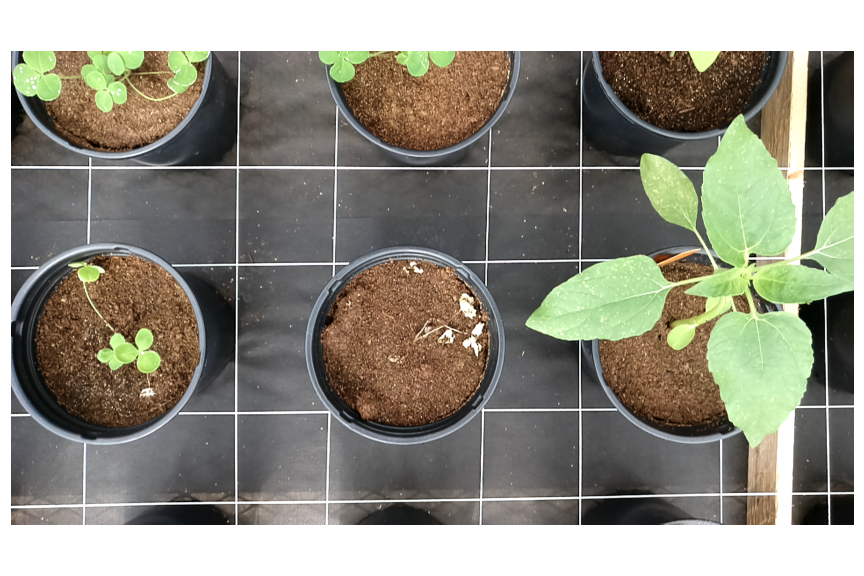
#> input picture Automatic_Annotation/assets/rgb_example.png, 864 x 576 px
$ python auto_annotate.py --image_dir assets   (older library calls are emulated)
#> lines starting #> are read from the running program, lines starting #| are printed output that depends on the picture; after the words box and inside, x2 and y2 are one past the last pixel; in counts of white or black regions, pixels touching at a corner belong together
### Automatic_Annotation/veg_utils.py
import os
import torch
import cv2
import numpy as np
from PIL import Image
import random
from scipy import ndimage
import matplotlib.pyplot as plt
import time
from skimage import morphology
import matplotlib.patches as patches
import glob
from pathlib import Path


######################################################
################### PREPROCESSINGS ###################
######################################################

def get_images(img_dir):
    # Creates list of image paths of multiple file tpyes in directoty
#> pass 3 of the loop in get_images, `for exten in types:`:
#> the loop made 6 passes; the first 3 are shown
    types = ('*.jpeg', '*.jpg','*.JPEG','*.JPG','*.png','*.PNG') # the tuple of file types
    img_list = []
    for exten in types:
        glob_dir = Path(img_dir) / exten
        img_list.extend(glob.glob(str(glob_dir)))
    return img_list


# [19 lines left out: function hist_equa, not called in this run]

def CLAHE_hist(img: "np.int8"):
    # Contrast limiting adaptive histogram equalization (CLAHE).
    # Contrast amplification is limited to reduce noise amplification.
    clahe = cv2.createCLAHE(clipLimit=2.0, tileGridSize=(8,8))
    clahe_img = clahe.apply(img)

    return clahe_img

def otsu_thresh(mask, kernel_size=(5,5)):
    mask_blur = cv2.GaussianBlur(mask, kernel_size,0).astype('uint8')
    ret3,mask_th3 = cv2.threshold(mask_blur,0,255,cv2.THRESH_BINARY+cv2.THRESH_OTSU)
    return mask_th3

######################################################
############# VEGETATION INDICES #####################
######################################################

def make_exg(rgb_img, exg_thresh=False):
    # rgb_img: np array in [RGB] channel order
    # exr: single band vegetation index as np array
    # EXG = 2 * G - R - B
    img = rgb_img.astype(float)
    blue = img[:,:,2]
    green = img[:,:,1]
    red = img[:,:,0]
    exg = 2*green - red - blue
    if exg_thresh:
        exg = np.where(exg < 0, 0, exg).astype('uint8') # Thresholding removes low negative values
    return exg

# [75 lines left out: functions make_ndi, make_exr, exg_minus_exr, reduce_holes, filter_topn_components, not called in this run]

def filter_by_componenet_size(mask: np.int8, top_n: int) -> 'list[np.ndarray]':
    # calculate size of individual components and chooses based on min size
    nb_components, output, stats, centroids = cv2.connectedComponentsWithStats(mask, connectivity=8)
    # size of components except 0 (background)
    sizes = stats[1:, -1]
    nb_components = nb_components - 1
    # Determines number of components to segment
    # Sort components from largest to smallest
    top_n_sizes = sorted(sizes, reverse=True)[:top_n]
    min_size = min(top_n_sizes) - 1
    list_filtered_masks = []
    for i in range(0, nb_components):
        if sizes[i] >= min_size:
            filtered_mask = np.zeros((output.shape))
            filtered_mask[output == i + 1] = 255
            list_filtered_masks.append(filtered_mask)

    return list_filtered_masks


# [5 lines left out: function label_mask, not called in this run]

##########################################################
################### EXTRACT FOREGROUND ###################
##########################################################


def create_foreground(img, mask, add_padding=False):
    # applys mask to create RGBA foreground using PIL

    if len(np.array(mask).shape) == 3:
        mask = np.asarray(mask)[:,:,0]
    else:
        mask = np.asarray(mask)
    rgba = cv2.cvtColor(img, cv2.COLOR_RGB2RGBA)
    # extract from image using mask
    rgba[:, :, 3][mask[:,:]==0] = 0
    foreground = Image.fromarray(rgba)
    # crop foreground to content
    if add_padding:
        pil_crop_frground = foreground.crop((foreground.getbbox()[0] - 3,foreground.getbbox()[1] - 3, foreground.getbbox()[2] + 3, foreground.getbbox()[3] + 3 ))
    else:
        pil_crop_frground = foreground.crop(foreground.getbbox())

    return pil_crop_frground

def extract_save_ind_frgrd(
    img: np.array,
    top_masks: "list(np.ndarray)",
    imgp: str,
    save_frgd_dir: str,
    testing=False):

    assert type(top_masks) is list, "top_masks is not a list of np.arrays"

    frgd_id = 0
    # Crop image using mask to create RGBA foreground (optional: 3 px padding)
    for component_mask in top_masks:
        exg_frgd = create_foreground(img, component_mask, add_padding=True)

        if not os.path.exists(save_frgd_dir):
            os.makedirs(save_frgd_dir)

        fname_prefix = os.path.splitext(os.path.basename(imgp))[0]

        frgd_path = os.path.join(save_frgd_dir, fname_prefix + "_" + str(frgd_id) + ".png" )
        exg_frgd.save(frgd_path)
        frgd_id += 1
        if testing:
            bgr_imgpath = os.path.join(save_frgd_dir, fname_prefix + "_ORIGINAL" + ".png" )
            img_bgr = cv2.cvtColor(img, cv2.COLOR_RGB2BGR)
            cv2.imwrite(bgr_imgpath, img_bgr)
    return exg_frgd

# [108 lines left out: functions extract_detection_foreground, xywh_2_xyxy, vegimg2label_path, extract_boxes, bbox_areas, box_area, not called in this run]


# [26 lines of commented-out code are left out]

### Automatic_Annotation/auto_annotate.py
import argparse
from veg_utils import *
import random
import cv2
from tqdm import tqdm

"""
Creates PNG foreground images by extracting vegation using extended green
vegetation index and contrast limiting adaptive histogram equalization. User must define
the number of largest components (top_n) to extract from image set.
Individual components will be saved us'ing original image name appended
with number to represent n component. If object detection can is applied to
localize vegetation, top_n will be ignored.


Written by: Matthew Kutugata
Last updated: March 28th, 2021
"""

parser = argparse.ArgumentParser()
parser.add_argument('--image_dir', type=str, required=True, help='image directory')
parser.add_argument('--save_foreground_dir', type=str, default='output/foregrounds', help='directory to save foregrounds')  # file/folder, 0 for webcam
parser.add_argument('--top_n', type=int, default=3, help='inference size (pixels)')
parser.add_argument('--exg_thresh', type=float, default=0, help='object confidence threshold')
parser.add_argument('--testing', action='store_true', help='view output of sample foregrounds and original image')
parser.add_argument('--num_test_imgs', type=int, default=3, help='number of testing images')
parser.add_argument('--use_detection', action='store_true', help='use object detection to localize target vegetation, top_n will be ignored')

opt = parser.parse_args()

# Returns list of images of multiple files types
imgs = get_images(opt.image_dir)

# For testing and viewing examples
if opt.testing:
    imgs = random.sample(imgs, opt.num_test_imgs)
else:
    imgs = sorted(imgs, reverse=True)
frgd_id = 0
for imgp in tqdm(imgs):

    # Read in image
    img_bgr = cv2.imread(imgp)
#> img_bgr is the input picture: shape (576, 864, 3); mean B, G, R 128.3, 140.7, 142.6
    img = cv2.cvtColor(img_bgr, cv2.COLOR_BGR2RGB)

    if opt.use_detection:
        # Get detection labels (bboxes) for individual image
        label_path = vegimg2label_path(imgp)
        if label_path:
            # Extract list of bbox coordinates in xyxy
            bboxes = extract_boxes(label_path, img.shape)
            bboxes = xywh_2_xyxy(bboxes, img.shape)
            detection_id = 0
            for box in bboxes:
                box = [int(item) for item in box]
                x1, y1, x2, y2 = box[0], box[1], box[2], box[3]
                if box_area(box) < 5000:
                    continue
                detection_img = img[y1:y2, x1:x2]
                if detection_img.shape[0] == 0 or detection_img.shape[1] == 0:
                    continue
                # Create ExG mask
                exg_mask = make_exg(detection_img, exg_thresh=True)
                # Contrast limiting adaptive histogram equalization (CLAHE)
                equ_exg_mask = CLAHE_hist(exg_mask)
                # Otsu's thresh
                exg_th3 = otsu_thresh(equ_exg_mask)
                # Extract and save foregrounds
                exg_frgd = create_foreground(detection_img, exg_th3, add_padding=True)
                if not os.path.exists(opt.save_foreground_dir):
                    os.makedirs(opt.save_foreground_dir)
                fname_prefix = os.path.splitext(os.path.basename(imgp))[0]
                frgd_path = os.path.join(opt.save_foreground_dir, fname_prefix + "_" + "detection_" + str(detection_id) + ".png" )
                exg_frgd.save(frgd_path)
                detection_id += 1

    else:
        # Create ExG mask
        exg_mask = make_exg(img, exg_thresh=True)
#> in make_exg, `exg = 2*green - red - blue`:
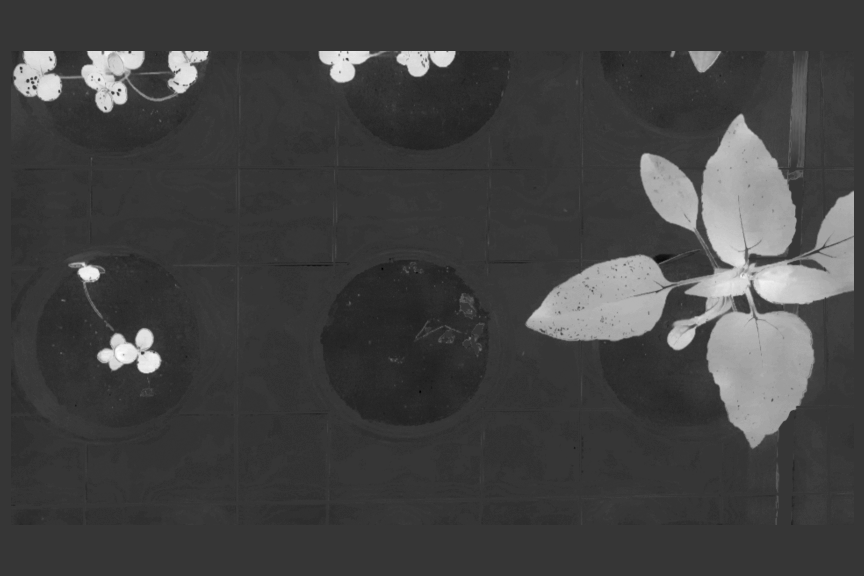
#> exg: shape (576, 864) float64; min -48, max 177, mean 10.5; drawn with min black and max white
        # Contrast limiting adaptive histogram equalization (CLAHE)
        equ_exg_mask = CLAHE_hist(exg_mask)
        # Otsu's thresh
        exg_th3 = otsu_thresh(equ_exg_mask)
#> in otsu_thresh, `ret3,mask_th3 = cv2.threshold(mask_blur,0,255,cv2.THRESH_BINARY+cv2.TH..`:
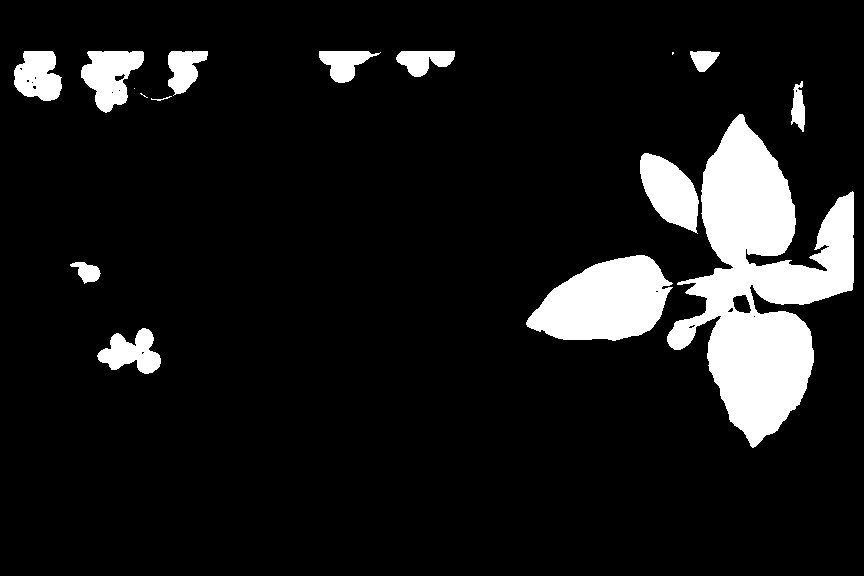
#> mask_th3: shape (576, 864); 10.2% white; 16 white regions (3 under 20 px), largest, box (x1, y1, x2, y2) and area: (667, 114, 854, 448) 29035, (526, 255, 673, 341) 8560, (640, 153, 699, 234) 2950
#> in otsu_thresh, `ret3,mask_th3 = cv2.threshold(mask_blur,0,255,cv2.THRESH_BINARY+cv2.TH..`: ret3 = 67
        # Get list of top N components
        top_masks = filter_by_componenet_size(exg_th3,opt.top_n)
#> in filter_by_componenet_size, `nb_components, output, stats, centroids = cv2.connectedComponentsWithS..`:
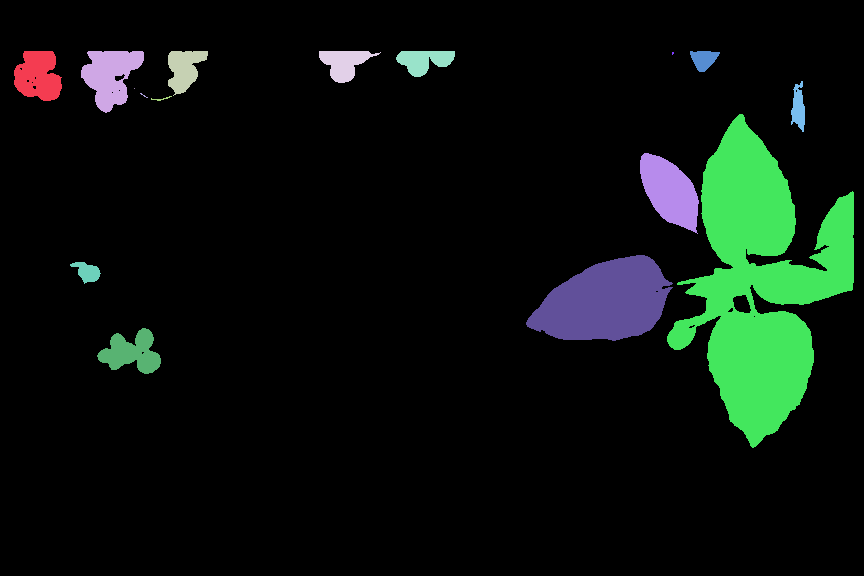
#> output: shape (576, 864) int32; 17 distinct labels, from 0 to 16; one colour per label, 0 black
#> in filter_by_componenet_size, `nb_components, output, stats, centroids = cv2.connectedComponentsWithS..`: nb_components = 17; stats = 17 rows, first 6: [0, 0, 864, 576, 446735], [14, 51, 48, 50, 1817], [81, 51, 63, 62, 2384], [168, 51, 40, 45, 1134], [319, 51, 62, 32, 1072], [396, 51, 59, 26, 987]; centroids = 17 rows, first 8: [410.2, 292], [37.79, 75.49], [109.9, 75.28], [183.9, 68.49], [343.7, 62.74], [423.8, 60.12], [703.4, 59.01], [672.4, 52.8]
#> in filter_by_componenet_size, `sizes = stats[1:, -1]`: sizes = [1817, 2384, 1134, 1072, 987, 414, 5, 464, 1, 10, 30, 29035, 2950, 8560, 383, 1683]
#> in filter_by_componenet_size, `nb_components = nb_components - 1`: nb_components = 16
#> in filter_by_componenet_size, `top_n_sizes = sorted(sizes, reverse=True)[:top_n]`: top_n_sizes = [29035, 8560, 2950]
#> in filter_by_componenet_size, `min_size = min(top_n_sizes) - 1`: min_size = 2949
#> after the loop in filter_by_componenet_size, `for i in range(0, nb_components):`:
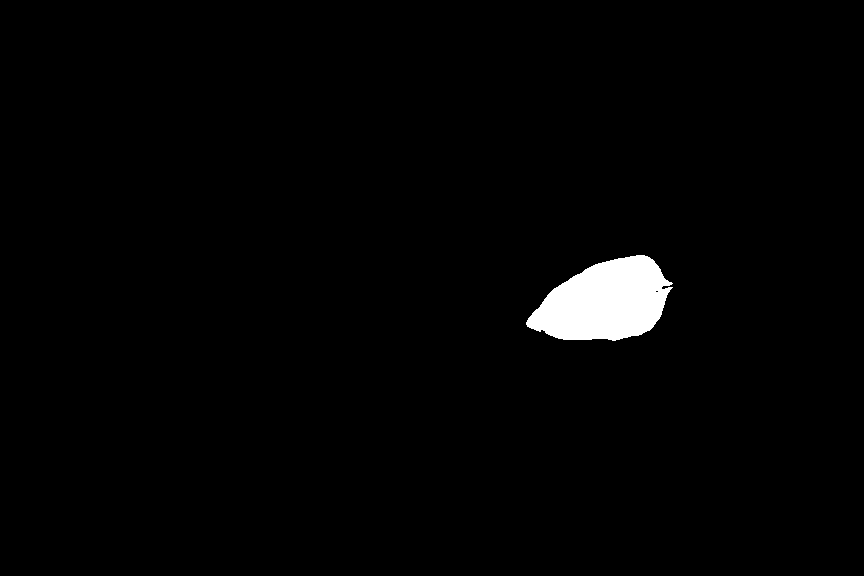
#> filtered_mask: shape (576, 864) float64; 1.7% white; 1 white region, box (x1, y1, x2, y2) and area: (526, 255, 673, 341) 8560
#> after the loop in filter_by_componenet_size, `for i in range(0, nb_components):`: list_filtered_masks = 3 items
#> top_masks = 3 items
        # Extract and save foregrounds
        exg_frgd = extract_save_ind_frgrd(img,top_masks, imgp,opt.save_foreground_dir,testing=opt.testing)
#> the loop in extract_save_ind_frgrd, `for component_mask in top_masks:` made 3 passes
#> pass 1, in create_foreground, `foreground = Image.fromarray(rgba)`:
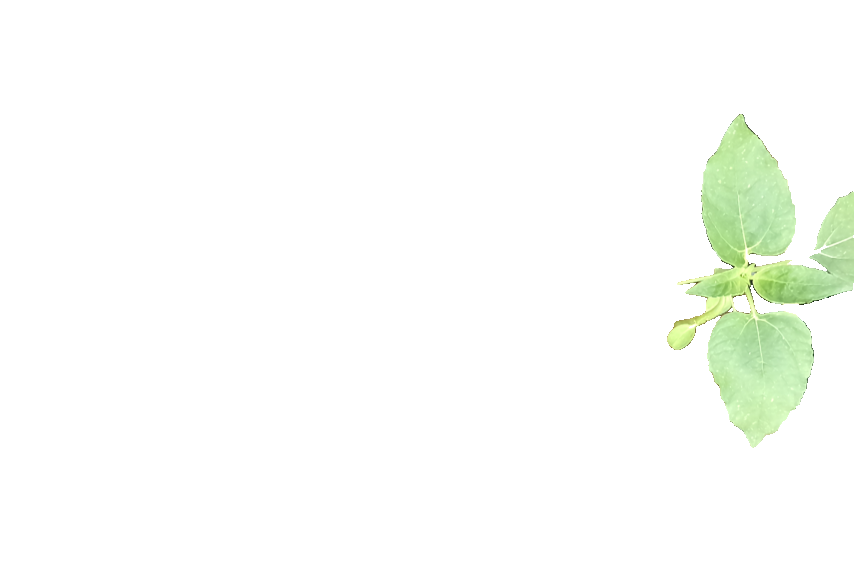
#> foreground: PIL image 864x576 RGBA; mean R, G, B, A 142.6, 140.7, 128.3, 14.9; transparent parts drawn white
#> pass 1, in create_foreground, `pil_crop_frground = foreground.crop((foreground.getbbox()[0] - 3,foreg..`:
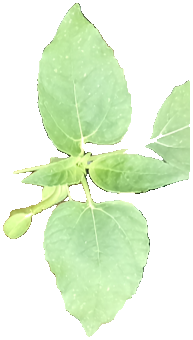
#> pil_crop_frground: PIL image 193x340 RGBA; mean R, G, B, A 146.5, 160.8, 123.2, 112.8; transparent parts drawn white
#> after the loop in extract_save_ind_frgrd, `for component_mask in top_masks:`:
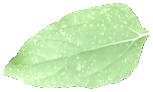
#> exg_frgd: PIL image 153x92 RGBA; mean R, G, B, A 154.3, 176.5, 133.5, 155.1; transparent parts drawn white
#> after the loop in extract_save_ind_frgrd, `for component_mask in top_masks:`: frgd_id = 3
#> pass 3 of the loop `for imgp in tqdm(imgs):`:
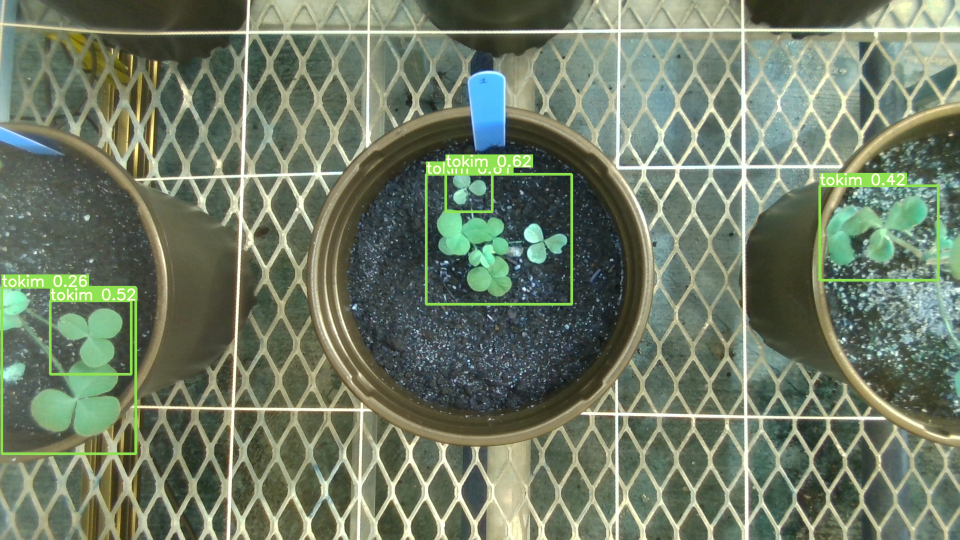
#> input picture Automatic_Annotation/assets/detect.png, 1920 x 1080 px (shown at 1/2 size)
#> img_bgr is the input picture: shape (1080, 1920, 3); mean B, G, R 103, 123.6, 111.5
#> blue: shape (1080, 1920) float64
#> green: shape (1080, 1920) float64
#> red: shape (1080, 1920) float64
#> clahe_img: shape (1080, 1920)
#> mask_blur: shape (1080, 1920)
#> in otsu_thresh (call 3), `ret3,mask_th3 = cv2.threshold(mask_blur,0,255,cv2.THRESH_BINARY+cv2.TH..`:
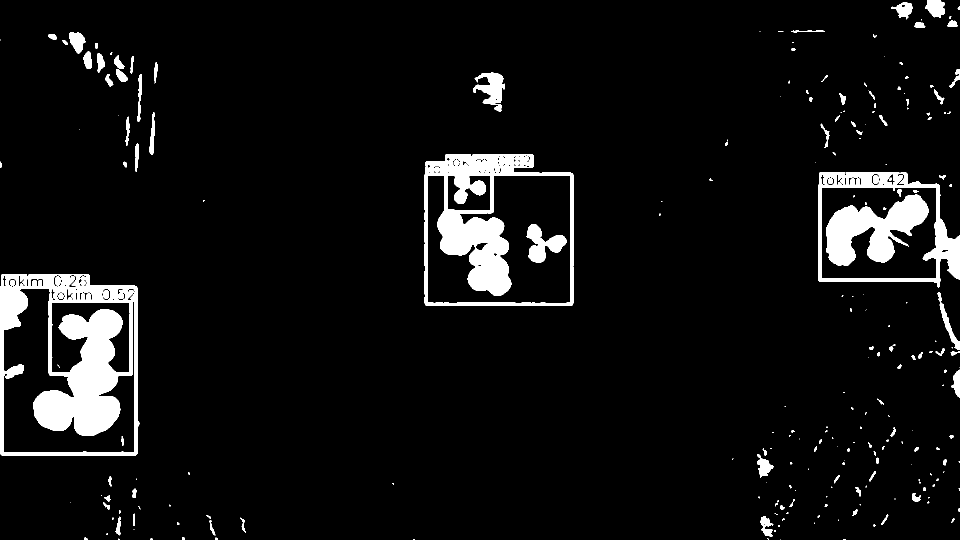
#> mask_th3: shape (1080, 1920) (shown at 1/2 size); 6.2% white; 246 white regions (116 under 20 px), largest, box (x1, y1, x2, y2) and area: (0, 548, 279, 912) 46737, (849, 308, 1147, 612) 31693, (1652, 388, 1858, 532) 15468
#> ret3 = 111
#> output: shape (1080, 1920) int32; 247 distinct labels, from 0 to 246
#> in filter_by_componenet_size (call 3), `nb_components, output, stats, centroids = cv2.connectedComponentsWithS..`: nb_components = 247; stats = 247 rows, first 6: [0, 0, 1920, 1080, 1944476], [1850, 0, 40, 36, 1034], [1782, 4, 44, 35, 762], [1915, 12, 5, 7, 22], [1898, 32, 5, 6, 21], [1842, 38, 2, 3, 4]; centroids = 247 pairs, first value 0 to 1919, second value 15.28 to 1079
#> the loop in extract_save_ind_frgrd (call 3), `for component_mask in top_masks:` made 3 passes
#> after the loop in extract_save_ind_frgrd (call 3), `for component_mask in top_masks:`:
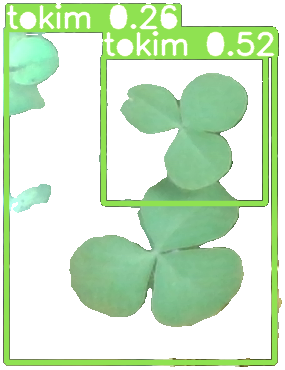
#> exg_frgd: PIL image 285x370 RGBA; mean R, G, B, A 116.3, 149.1, 105.7, 113; transparent parts drawn white
#> after the loop in extract_save_ind_frgrd (call 3), `for component_mask in top_masks:`: frgd_id = 3
#> the loop made 6 passes; the first 3 are shown
